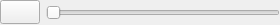
<?xml version="1.0" encoding="UTF-8"?>
<ui version="4.0">
 <class>AudioGalleryItem</class>
 <widget class="QWidget" name="AudioGalleryItem">
  <property name="geometry">
   <rect>
    <x>0</x>
    <y>0</y>
    <width>280</width>
    <height>25</height>
   </rect>
  </property>
  <property name="windowTitle">
   <string>Form</string>
  </property>
  <layout class="QHBoxLayout" name="horizontalLayout">
   <property name="leftMargin">
    <number>0</number>
   </property>
   <property name="topMargin">
    <number>0</number>
   </property>
   <property name="rightMargin">
    <number>0</number>
   </property>
   <property name="bottomMargin">
    <number>0</number>
   </property>
   <item>
    <widget class="QPushButton" name="playPauseButton">
     <property name="minimumSize">
      <size>
       <width>24</width>
       <height>24</height>
      </size>
     </property>
     <property name="baseSize">
      <size>
       <width>24</width>
       <height>24</height>
      </size>
     </property>
     <property name="text">
      <string notr="true"/>
     </property>
     <property name="icon">
      <iconset resource="../../../resources.qrc">
       <normaloff>:/resources/icon/silk/play_green.png</normaloff>:/resources/icon/silk/play_green.png</iconset>
     </property>
     <property name="shortcut">
      <string>Space</string>
     </property>
    </widget>
   </item>
   <item>
    <widget class="QSlider" name="progressSlider">
     <property name="orientation">
      <enum>Qt::Horizontal</enum>
     </property>
    </widget>
   </item>
  </layout>
 </widget>
 <resources>
  <include location="../../../resources.qrc"/>
 </resources>
 <connections/>
</ui>
